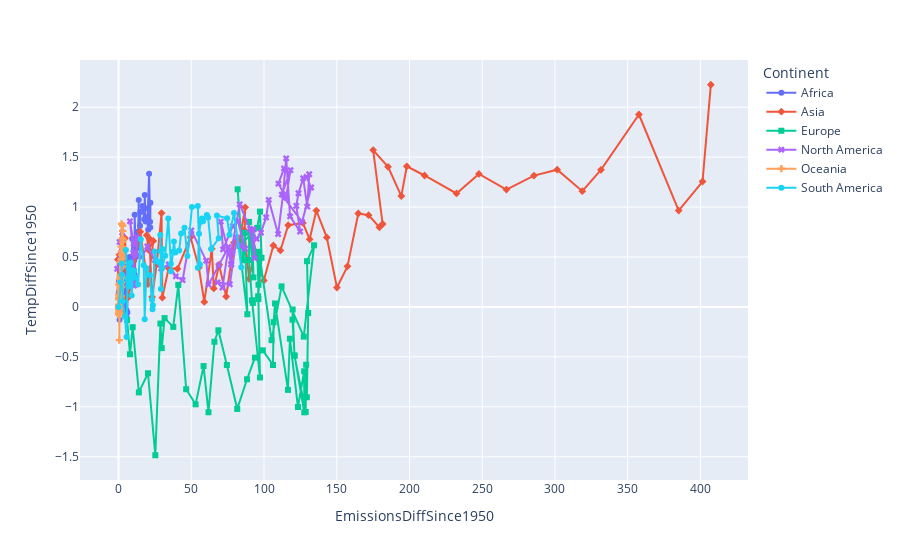

Notebook code cell kept with this figure:
### Code cell
import plotly.express as px
import pandas as pd

# pandas data frame

fig = px.line(df3, x = 'EmissionsDiffSince1950', y = 'TempDiffSince1950', color = 'Continent', symbol = 'Continent', hover_data=['Year'])

fig.show()
